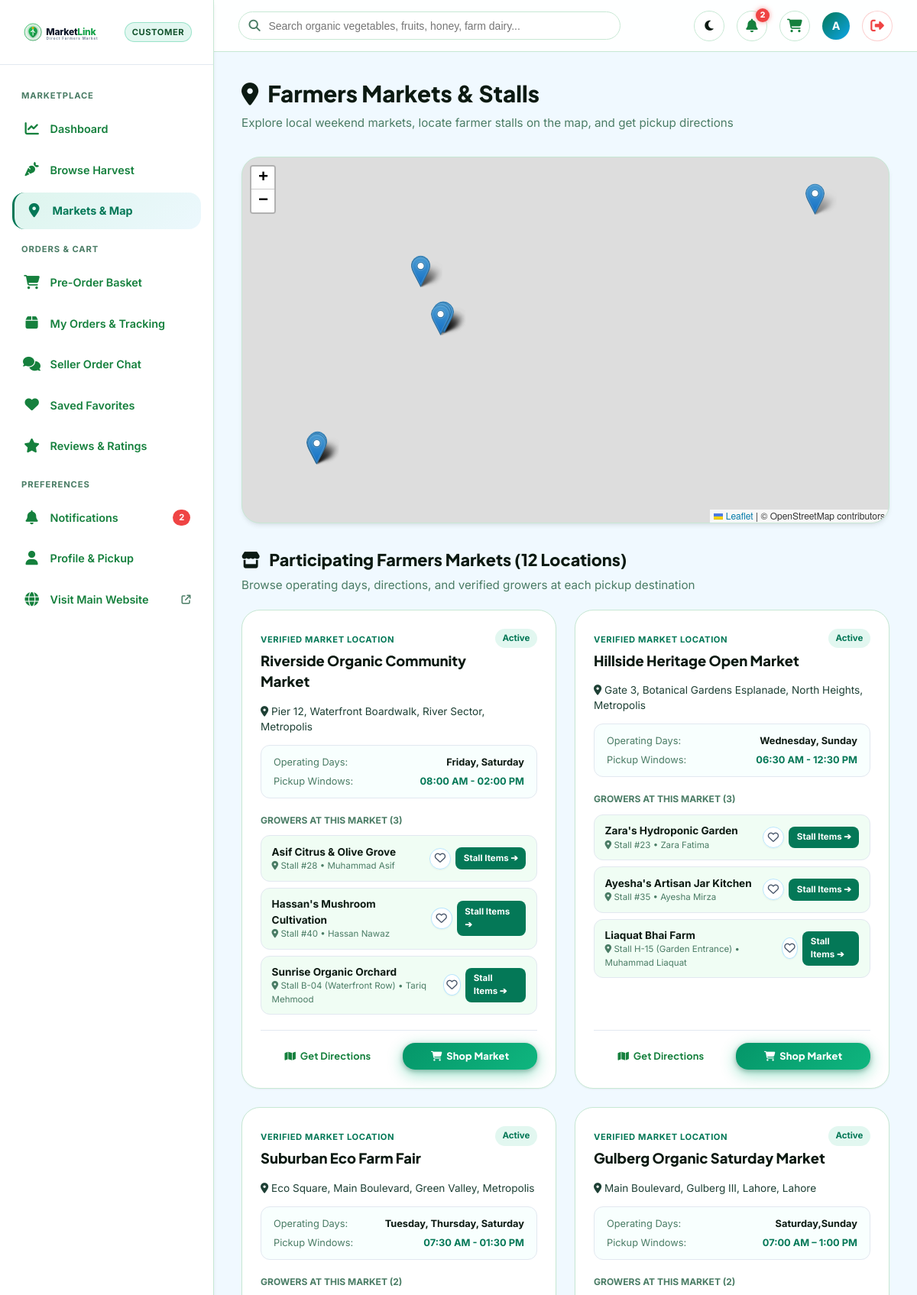
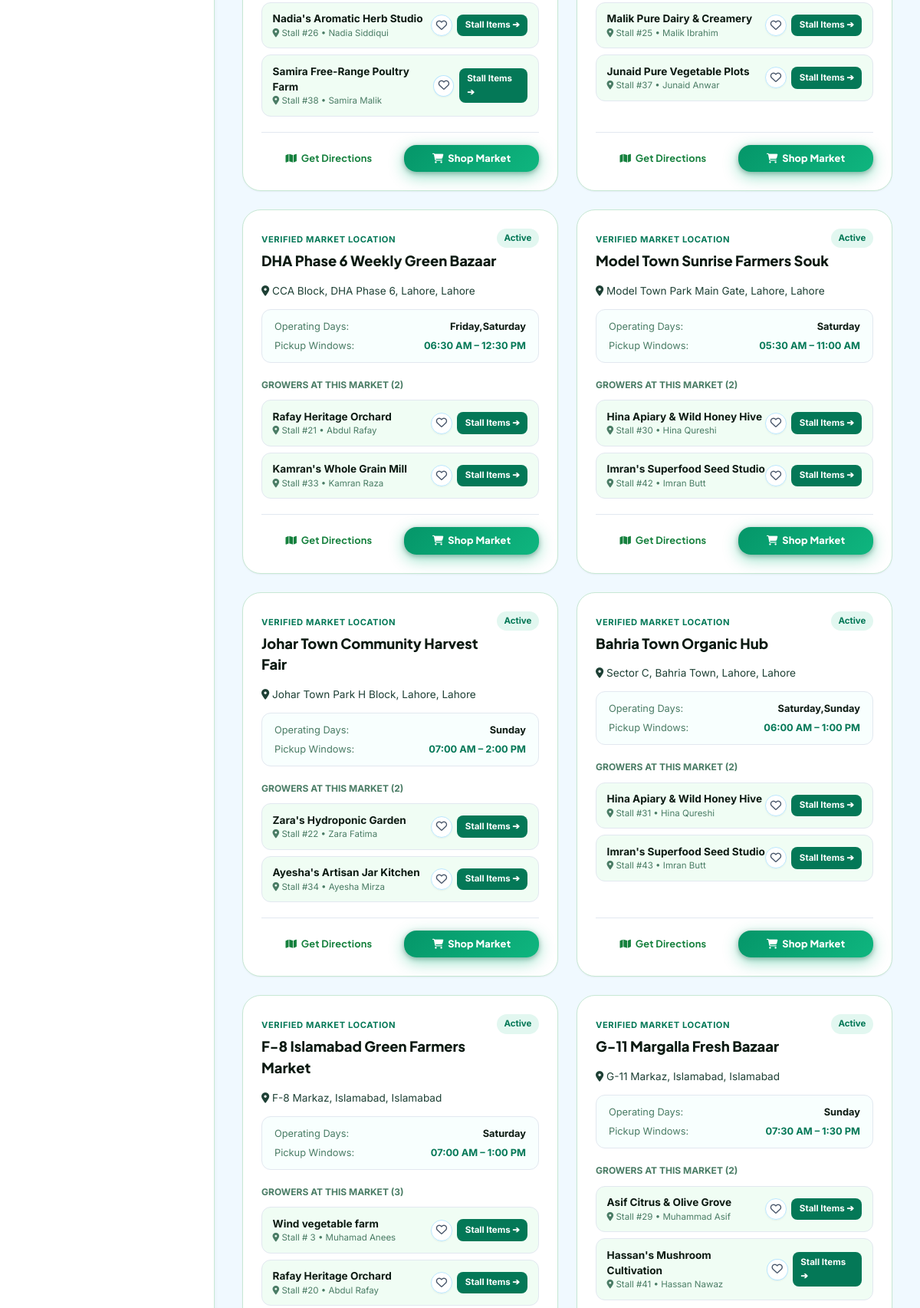
The app's page /customer/markets.php (signed in, upper part) with its own data (2 pictures, top to bottom).
### tables this page shows
CREATE TABLE `customer_profiles` (
  `customer_id` int(11) NOT NULL,
  `full_name` varchar(100) NOT NULL,
  `default_address` text DEFAULT NULL,
  `saved_latitude` decimal(10,8) DEFAULT NULL,
  `saved_longitude` decimal(11,8) DEFAULT NULL,
  `created_at` datetime DEFAULT current_timestamp()
);

CREATE TABLE `markets` (
  `market_id` int(11) NOT NULL,
  `market_name` varchar(100) NOT NULL,
  `address` text NOT NULL,
  `city` varchar(50) DEFAULT 'Local City',
  `state` varchar(50) DEFAULT 'State',
  `postal_code` varchar(20) DEFAULT NULL,
  `latitude` decimal(10,8) NOT NULL,
  `longitude` decimal(11,8) NOT NULL,
  `operating_days` varchar(100) NOT NULL,
  `operating_hours` varchar(100) NOT NULL,
  `status` enum('active','inactive') DEFAULT 'active',
  `created_by` int(11) DEFAULT NULL,
  `created_at` datetime DEFAULT current_timestamp()
);

CREATE TABLE `farmer_market_stalls` (
  `stall_id` int(11) NOT NULL,
  `farmer_id` int(11) NOT NULL,
  `market_id` int(11) NOT NULL,
  `stall_number_location` varchar(50) DEFAULT NULL,
  `operating_days` varchar(100) DEFAULT NULL,
  `status` enum('active','inactive') DEFAULT 'active',
  `assigned_at` datetime DEFAULT current_timestamp()
);

CREATE TABLE `farmer_profiles` (
  `farmer_id` int(11) NOT NULL,
  `stall_name` varchar(120) NOT NULL,
  `contact_person` varchar(100) NOT NULL,
  `business_phone` varchar(20) NOT NULL,
  `business_email` varchar(100) DEFAULT NULL,
  `description` text DEFAULT NULL,
  `address` text NOT NULL,
  `latitude` decimal(10,8) NOT NULL,
  `longitude` decimal(11,8) NOT NULL,
  `order_cutoff_time` time DEFAULT '18:00:00',
  `approval_status` enum('pending','approved','rejected','suspended') DEFAULT 'pending',
  `created_at` datetime DEFAULT current_timestamp(),
  `updated_at` datetime DEFAULT current_timestamp() ON UPDATE current_timestamp()
);

### customer/markets.php (the view, shortened to what this page needs)
<?php
require_once __DIR__ . '/includes/customer_header.php';
$mStmt = $pdo->query("SELECT * FROM markets WHERE status = 'active' ORDER BY market_id ASC");
$markets = $mStmt->fetchAll();
$stallStmt = $pdo->query("SELECT fms.*, fp.stall_name, fp.contact_person, fp.business_phone, fp.description as farmer_desc,
                                 m.market_id, m.market_name,
                                 (SELECT COUNT(*) FROM favorite_farmers fav WHERE fav.customer_id = {$currentUserId} AND fav.farmer_id = fp.farmer_id) as is_fav
                          FROM farmer_market_stalls fms
                          JOIN farmer_profiles fp ON fms.farmer_id = fp.farmer_id
                          JOIN markets m ON fms.market_id = m.market_id
                          WHERE fms.status = 'active' AND fp.approval_status = 'approved'
                          ORDER BY fms.stall_number_location ASC");
$allStalls = $stallStmt->fetchAll();
$stallsByMarket = [];
foreach ($allStalls as $st) {
    $stallsByMarket[$st['market_id']][] = $st;
}
?>
<div class="page-header-row">
  <div>
    <h1 class="page-heading">
      <span><i class="fa-solid fa-location-dot" aria-hidden="true"></i></span> Farmers Markets & Stalls
    </h1>
    <p class="page-subheading">
      Explore local weekend markets, locate farmer stalls on the map, and get pickup directions
    </p>
  </div>
</div>
<div class="market-map-container" id="marketMap"></div>
<div class="page-header-row" style="margin-top:2rem; margin-bottom:1.25rem;">
  <div>
    <h2 class="page-heading" style="font-size:1.35rem;">
      <span><i class="fa-solid fa-store" aria-hidden="true"></i></span> Participating Farmers Markets (<?= count($markets) ?> Locations)
    </h2>
    <p class="page-subheading">Browse operating days, directions, and verified growers at each pickup destination</p>
  </div>
</div>
<div class="market-cards-grid">
  <?php foreach ($markets as $m): ?>
    <?php $stalls = $stallsByMarket[$m['market_id']] ?? []; ?>
    <div class="market-info-card">
      <div style="display:flex; justify-content:space-between; align-items:start; margin-bottom:0.75rem;">
        <div>
          <span style="font-size:0.7rem; font-weight:700; color:var(--emerald-400); text-transform:uppercase; letter-spacing:0.05em;">Verified Market Location</span>
          <h3 style="font-family:var(--font-heading); font-size:1.15rem; font-weight:800; color:var(--text-primary); margin:0.25rem 0;">
            <?= htmlspecialchars($m['market_name']) ?>
          </h3>
        </div>
        <span style="background:rgba(16,185,129,0.12); color:var(--emerald-400); padding:0.25rem 0.6rem; border-radius:var(--radius-full); font-size:0.72rem; font-weight:700;">
          Active
        </span>
      </div>
      <div style="font-size:0.85rem; color:var(--text-secondary); margin-bottom:0.85rem; line-height:1.45;">
        <i class="fa-solid fa-location-dot" aria-hidden="true"></i> <?= htmlspecialchars($m['address']) ?>, <?= htmlspecialchars($m['city']) ?>
      </div>
      <div style="background:var(--bg-secondary); border:1px solid var(--border-subtle); border-radius:var(--radius-md); padding:0.75rem 1rem; margin-bottom:1.25rem; font-size:0.8rem;">
        <div style="display:flex; justify-content:space-between; margin-bottom:0.35rem;">
          <span style="color:var(--text-muted);">Operating Days:</span>
          <strong style="color:var(--text-primary);"><?= htmlspecialchars($m['operating_days']) ?></strong>
        </div>
        <div style="display:flex; justify-content:space-between;">
          <span style="color:var(--text-muted);">Pickup Windows:</span>
          <strong style="color:var(--emerald-400);"><?= htmlspecialchars($m['operating_hours']) ?></strong>
        </div>
      </div>
      <div style="margin-bottom:1.25rem; flex:1;">
        <div style="font-size:0.75rem; font-weight:700; color:var(--text-muted); text-transform:uppercase; margin-bottom:0.65rem;">
          Growers at this Market (<?= count($stalls) ?>)
        </div>
        <?php if (!empty($stalls)): ?>
          <div style="display:flex; flex-direction:column; gap:0.5rem;">
            <?php foreach ($stalls as $st): ?>
              <div style="background:var(--bg-surface-elevated); border:1px solid var(--border-subtle); border-radius:var(--radius-md); padding:0.65rem 0.85rem; display:flex; align-items:center; justify-content:space-between;">
                <div>
                  <div style="font-weight:700; font-size:0.85rem; color:var(--text-primary);">
                    <?= htmlspecialchars($st['stall_name']) ?>
                  </div>
                  <div style="font-size:0.72rem; color:var(--text-muted);">
                    <i class="fa-solid fa-location-dot" aria-hidden="true"></i> <?= htmlspecialchars($st['stall_number_location'] ?? 'Stall') ?> • <?= htmlspecialchars($st['contact_person']) ?>
                  </div>
                </div>
                <div style="display:flex; align-items:center; gap:0.4rem;">
                  <button type="button" class="product-fav-btn js-fav-toggle <?= $st['is_fav'] ? 'is-favorite' : '' ?>"
                          data-type="farmer" data-id="<?= $st['farmer_id'] ?>" style="position:static; width:28px; height:28px; font-size:0.9rem;"
                          title="Save Favorite Farmer" aria-label="Save Favorite Farmer">
                    <i class="<?= $st['is_fav'] ? 'fa-solid' : 'fa-regular' ?> fa-heart" aria-hidden="true"></i>
                  </button>
                  <a href="<?= BASE_URL ?>/customer/products.php?market_id=<?= $m['market_id'] ?>"
                     style="background:var(--emerald-500); color:#fff; padding:0.35rem 0.65rem; border-radius:var(--radius-sm); font-size:0.72rem; font-weight:700; text-decoration:none;">
                    Stall Items ➔
                  </a>
                </div>
              </div>
            <?php endforeach; ?>
          </div>
        <?php else: ?>
          <p style="font-size:0.8rem; color:var(--text-muted); font-style:italic;">No stalls assigned for this market day yet.</p>
        <?php endif; ?>
      </div>
      <div style="display:flex; gap:0.65rem; padding-top:1rem; border-top:1px solid var(--border-subtle);">
        <a href="https://www.google.com/maps/dir/?api=1&destination=<?= $m['latitude'] ?>,<?= $m['longitude'] ?>"
           target="_blank" rel="noopener noreferrer" class="btn-secondary" style="flex:1; text-align:center; text-decoration:none; padding:0.5rem; font-size:0.8rem; display:flex; align-items:center; justify-content:center; gap:0.35rem;">
          <span><i class="fa-solid fa-map" aria-hidden="true"></i></span> Get Directions
        </a>
        <a href="<?= BASE_URL ?>/customer/products.php?market_id=<?= $m['market_id'] ?>"
           class="btn-primary" style="flex:1; text-align:center; text-decoration:none; padding:0.5rem; font-size:0.8rem; display:flex; align-items:center; justify-content:center; gap:0.35rem;">
          <span><i class="fa-solid fa-cart-shopping" aria-hidden="true"></i></span> Shop Market
        </a>
      </div>
    </div>
  <?php endforeach; ?>
</div>
<?php require_once __DIR__ . '/includes/customer_footer.php'; ?>

### customer/includes/customer_header.php (shortened to what this page needs)
<?php
$pdo = getDBConnection();
$currentUserId = $_SESSION['user_id'];
$stmt = $pdo->prepare("SELECT u.user_id, u.username, u.email, u.phone_number, cp.full_name, cp.default_address
                       FROM users u
                       LEFT JOIN customer_profiles cp ON u.user_id = cp.customer_id
                       WHERE u.user_id = :uid LIMIT 1");
$stmt->execute([':uid' => $currentUserId]);
$customerUser = $stmt->fetch();
$displayName = !empty($customerUser['full_name']) ? $customerUser['full_name'] : $customerUser['username'];
$unreadStmt = $pdo->prepare("SELECT COUNT(*) FROM notifications WHERE user_id = :uid AND is_read = 0");
$unreadStmt->execute([':uid' => $currentUserId]);
$unreadNotifsCount = (int)$unreadStmt->fetchColumn();
?>
<!DOCTYPE html>
<html lang="en">
<head>
  <link rel="stylesheet" href="https://cdnjs.cloudflare.com/ajax/libs/font-awesome/6.7.2/css/all.min.css">
  <link rel="stylesheet" href="<?= BASE_URL ?>/assets/css/main.css">
  <link rel="stylesheet" href="<?= BASE_URL ?>/assets/css/home.css">
  <link rel="stylesheet" href="<?= BASE_URL ?>/assets/css/customer.css">
  <link rel="stylesheet" href="<?= BASE_URL ?>/assets/css/responsive.css">
  <link rel="stylesheet" href="<?= BASE_URL ?>/assets/css/ai-assistant.css">
  <link rel="stylesheet" href="https://unpkg.com/leaflet@1.9.4/dist/leaflet.css"/>
</head>
<body>
<div class="customer-layout">
  <?php require_once __DIR__ . '/customer_sidebar.php'; ?>
  <div class="customer-main">
    <header class="customer-topbar">
      <div class="topbar-left">
        <form action="<?= BASE_URL ?>/customer/products.php" method="GET" class="topbar-search-box">
          <span class="topbar-search-icon"><i class="fa-solid fa-magnifying-glass" aria-hidden="true"></i></span>
          <input type="text" name="search" class="topbar-search-input" placeholder="Search organic vegetables, fruits, honey, farm dairy..." value="<?= htmlspecialchars($_GET['search'] ?? '') ?>">
        </form>
      </div>
      <div class="topbar-right">
        <button type="button" class="theme-toggle-btn" aria-label="Toggle theme mode" title="Toggle theme">
          <span class="theme-toggle-icon"><i class="fa-solid fa-moon" aria-hidden="true"></i></span>
        </button>
        <a href="<?= BASE_URL ?>/customer/notifications.php" class="topbar-btn" title="Notifications">
          <i class="fa-solid fa-bell" aria-hidden="true"></i>
          <?php if ($unreadNotifsCount > 0): ?>
            <span class="topbar-badge"><?= $unreadNotifsCount ?></span>
          <?php endif; ?>
        </a>
        <a href="<?= BASE_URL ?>/customer/cart.php" class="topbar-btn" title="Pre-Order Basket">
          <i class="fa-solid fa-cart-shopping" aria-hidden="true"></i>
        </a>
        <a href="<?= BASE_URL ?>/customer/profile.php" style="text-decoration:none; display:flex; align-items:center; gap:0.65rem;">
          <div class="sidebar-user-avatar" style="width:36px; height:36px; font-size:0.9rem;">
            <?= strtoupper(substr($displayName, 0, 1)) ?>
          </div>
        </a>
        <a href="<?= BASE_URL ?>/logout.php" class="topbar-btn" title="Sign Out" style="color:var(--rose-500, #ef4444); border-color:rgba(239,68,68,0.25);">
          <i class="fa-solid fa-right-from-bracket" aria-hidden="true"></i>
        </a>
      </div>
    </header>
    <main class="customer-content">

### assets/css/responsive.css (style rules this page uses)
html, body { width: 100%; max-width: 100%; }
input, select, textarea, button { max-width: 100%; }
.admin-main, .admin-content, .customer-main, .customer-content, .farmer-main, .farmer-content, .admin-card, .farmer-card, .dashboard-grid-2 > *, .cart-layout-grid > *, .farmer-grid-2-col > *, .farmer-grid-equal-2 > *, .admin-grid-split > *, .hero-grid > *, .bento-grid > *, .contact-layout > *, .auth-layout > * { min-width: 0; }

### assets/css/ai-assistant.css (style rules this page uses)
:root { --ai-primary: #059669; --ai-primary-hover: #047857; --ai-accent: #0284c7; --ai-gradient: linear-gradient(135deg, #059669 0%, #0284c7 100%); --ai-gradient-header: linear-gradient(135deg, #064e3b 0%, #0c4a6e 100%); --ai-bg-window: rgba(255, 255, 255, 0.96); --ai-bg-messages: #f8fafc; --ai-border: rgba(226, 232, 240, 0.9); --ai-text-main: #0f172a; --ai-text-muted: #64748b; --ai-bot-bubble: #ffffff; --ai-bot-bubble-border: #e2e8f0; --ai-shadow: 0 20px 35px -5px rgba(0, 0, 0, 0.15), 0 10px 15px -5px rgba(0, 0, 0, 0.08); }

### records on screen
customer_profiles: full_name "A"
markets: market_name "Riverside Organic Community Market", address "Pier 12, Waterfront Boardwalk, River Sector", city "Metropolis", operating_days "Friday, Saturday", operating_hours "08:00 AM - 02:00 PM", market_id "3"
farmer_market_stalls: farmer.stall_name "Asif Citrus & Olive Grove", stall_number_location "Stall #28", farmer.contact_person "Muhammad Asif"
farmer_market_stalls: farmer.stall_name "Hassan's Mushroom Cultivation", stall_number_location "Stall #40", farmer.contact_person "Hassan Nawaz"
farmer_market_stalls: farmer.stall_name "Sunrise Organic Orchard", stall_number_location "Stall B-04 (Waterfront Row)", farmer.contact_person "Tariq Mehmood"
markets: market_name "Hillside Heritage Open Market", address "Gate 3, Botanical Gardens Esplanade, North Heights", city "Metropolis", operating_days "Wednesday, Sunday", operating_hours "06:30 AM - 12:30 PM", market_id "3"
farmer_market_stalls: farmer.stall_name "Zara's Hydroponic Garden", stall_number_location "Stall #23", farmer.contact_person "Zara Fatima"
farmer_market_stalls: farmer.stall_name "Ayesha's Artisan Jar Kitchen", stall_number_location "Stall #35", farmer.contact_person "Ayesha Mirza"
farmer_market_stalls: farmer.stall_name "Liaquat Bhai Farm", stall_number_location "Stall H-15 (Garden Entrance)", farmer.contact_person "Muhammad Liaquat"
markets: market_name "Suburban Eco Farm Fair", address "Eco Square, Main Boulevard, Green Valley", city "Metropolis", operating_days "Tuesday, Thursday, Saturday", operating_hours "07:30 AM - 01:30 PM", market_id "2"
farmer_market_stalls: farmer.stall_name "Nadia's Aromatic Herb Studio", stall_number_location "Stall #26", farmer.contact_person "Nadia Siddiqui"
farmer_market_stalls: farmer.stall_name "Samira Free-Range Poultry Farm", stall_number_location "Stall #38", farmer.contact_person "Samira Malik"
markets: market_name "Gulberg Organic Saturday Market", address "Main Boulevard, Gulberg III, Lahore", city "Lahore", operating_days "Saturday,Sunday", operating_hours "07:00 AM – 1:00 PM", market_id "2"
farmer_market_stalls: farmer.stall_name "Malik Pure Dairy & Creamery", stall_number_location "Stall #25", farmer.contact_person "Malik Ibrahim"
farmer_market_stalls: farmer.stall_name "Junaid Pure Vegetable Plots", stall_number_location "Stall #37", farmer.contact_person "Junaid Anwar"
markets: market_name "DHA Phase 6 Weekly Green Bazaar", address "CCA Block, DHA Phase 6, Lahore", city "Lahore", operating_days "Friday,Saturday", operating_hours "06:30 AM – 12:30 PM", market_id "2"
farmer_market_stalls: farmer.stall_name "Rafay Heritage Orchard", stall_number_location "Stall #21", farmer.contact_person "Abdul Rafay"
farmer_market_stalls: farmer.stall_name "Kamran's Whole Grain Mill", stall_number_location "Stall #33", farmer.contact_person "Kamran Raza"
markets: market_name "Model Town Sunrise Farmers Souk", address "Model Town Park Main Gate, Lahore", city "Lahore", operating_days "Saturday", operating_hours "05:30 AM – 11:00 AM", market_id "2"
farmer_market_stalls: farmer.stall_name "Hina Apiary & Wild Honey Hive", stall_number_location "Stall #30", farmer.contact_person "Hina Qureshi"
farmer_market_stalls: farmer.stall_name "Imran's Superfood Seed Studio", stall_number_location "Stall #42", farmer.contact_person "Imran Butt"
markets: market_name "Johar Town Community Harvest Fair", address "Johar Town Park H Block, Lahore", city "Lahore", operating_days "Sunday", operating_hours "07:00 AM – 2:00 PM", market_id "2"
farmer_market_stalls: farmer.stall_name "Zara's Hydroponic Garden", stall_number_location "Stall #22", farmer.contact_person "Zara Fatima"
farmer_market_stalls: farmer.stall_name "Ayesha's Artisan Jar Kitchen", stall_number_location "Stall #34", farmer.contact_person "Ayesha Mirza"
markets: market_name "Bahria Town Organic Hub", address "Sector C, Bahria Town, Lahore", city "Lahore", operating_days "Saturday,Sunday", operating_hours "06:00 AM – 1:00 PM", market_id "2"
farmer_market_stalls: farmer.stall_name "Hina Apiary & Wild Honey Hive", stall_number_location "Stall #31", farmer.contact_person "Hina Qureshi"
farmer_market_stalls: farmer.stall_name "Imran's Superfood Seed Studio", stall_number_location "Stall #43", farmer.contact_person "Imran Butt"
markets: market_name "F-8 Islamabad Green Farmers Market", address "F-8 Markaz, Islamabad", city "Islamabad", operating_days "Saturday", operating_hours "07:00 AM – 1:00 PM", market_id "3"
farmer_market_stalls: farmer.stall_name "Wind vegetable farm", stall_number_location "Stall # 3", farmer.contact_person "Muhamad Anees"
farmer_market_stalls: farmer.stall_name "Rafay Heritage Orchard", stall_number_location "Stall #20", farmer.contact_person "Abdul Rafay"
markets: market_name "G-11 Margalla Fresh Bazaar", address "G-11 Markaz, Islamabad", city "Islamabad", operating_days "Sunday", operating_hours "07:30 AM – 1:30 PM", market_id "2"
farmer_market_stalls: farmer.stall_name "Asif Citrus & Olive Grove", stall_number_location "Stall #29", farmer.contact_person "Muhammad Asif"
farmer_market_stalls: farmer.stall_name "Hassan's Mushroom Cultivation", stall_number_location "Stall #41", farmer.contact_person "Hassan Nawaz"

### other values on screen
$unreadNotifsCount "2"
count($markets) "12"
